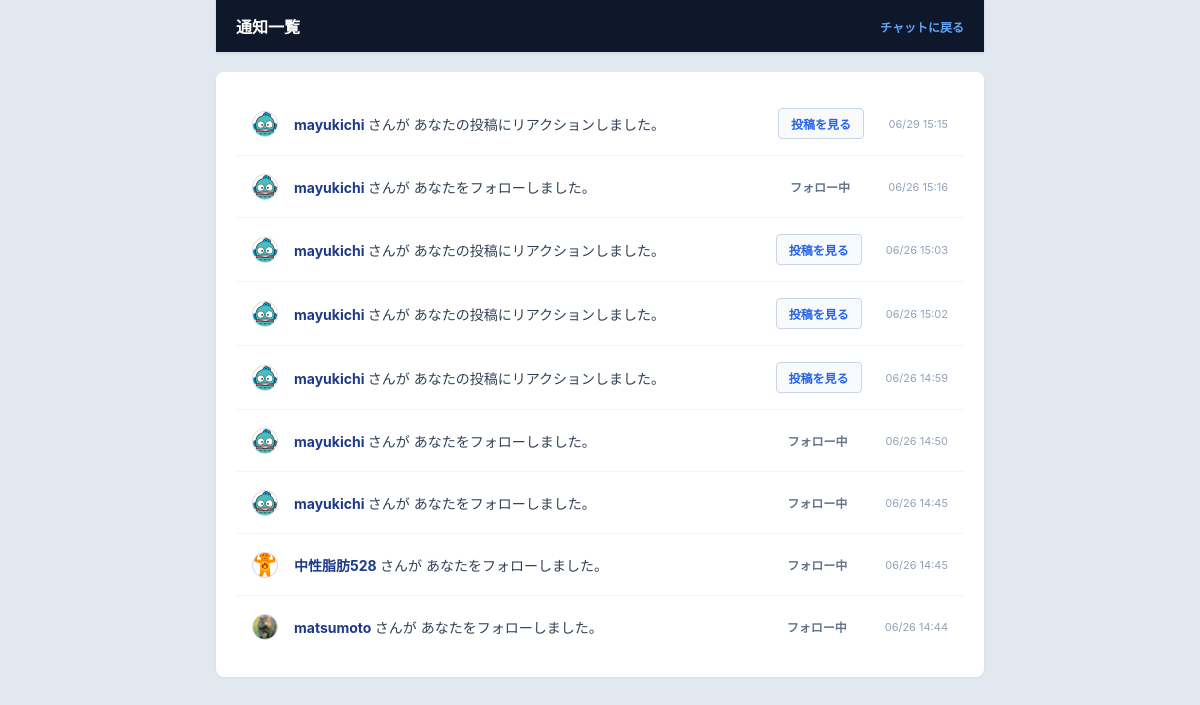
The app's page /notifications/ (signed in) with its own data.
### accounts/models.py (models this page shows, shortened)
class Notification(models.Model):
    receiver = models.ForeignKey(User, on_delete=models.CASCADE, related_name='notifications_received')
    sender = models.ForeignKey(User, on_delete=models.CASCADE, related_name='notifications_sent')
    notification_type = models.CharField(max_length=20)
    message_id = models.IntegerField(null=True, blank=True)
    is_read = models.BooleanField(default=False)
    created_at = models.DateTimeField(auto_now_add=True)
    class Meta:
        ordering = ['-created_at']

class Profile(models.Model):
    user = models.OneToOneField(User, on_delete=models.CASCADE)
    nickname = models.CharField('ユーザー名', max_length=50, blank=True)
    icon = models.ImageField('アイコン画像', upload_to='icons/', blank=True, null=True)
    following = models.ManyToManyField('self', symmetrical=False, related_name='followers', blank=True)

### chat/views.py (the view)
# urls.py: path('notifications/', chat_views.notification_list, name='notifications'),
@login_required
def notification_list(request):
    notifications = Notification.objects.filter(receiver=request.user)
    notifications.update(is_read=True)
    return render(request, 'chat/notifications.html', {'notifications': notifications})

### templates/chat/notifications.html (shortened to what this page needs)
{% load static %}
<!DOCTYPE html>
<html lang="ja">
<head>
    <link rel="stylesheet" href="{% static 'css/room.css' %}">
    <link rel="stylesheet" href="{% static 'css/notifications.css' %}">
</head>
<body>
    <div class="chat-header">
        <h1 class="chat-title">通知一覧</h1>
        <div class="user-status">
            <a href="{% url 'chat_room' %}" style="color: #60a5fa; font-weight: bold; text-decoration: none;" onmouseover="this.style.textDecoration='underline'" onmouseout="this.style.textDecoration='none'">
                チャットに戻る
            </a>
        </div>
    </div>
    <div class="notification-container">
        {% if not notifications %}
            <div class="empty-message">新しい通知はありません。</div>
        {% else %}
            {% for n in notifications %}
                <div class="notification-item">
                    <div class="msg-avatar-container">
                        {% if n.sender.profile.icon %}
                            <img src="{{ n.sender.profile.icon.url }}" class="msg-avatar" alt="アイコン" onclick="location.href='/profile/{{ n.sender.id }}/'" style="cursor: pointer;">
                        {% else %}
                            <div class="msg-avatar-default" onclick="location.href='/profile/{{ n.sender.id }}/'" style="cursor: pointer;">👤</div>
                        {% endif %}
                    </div>
                    <div class="notification-text">
                        <span class="notification-user-link" onclick="location.href='/profile/{{ n.sender.id }}/'">
                            {{ n.sender.profile.nickname|default:n.sender.username }}
                        </span> さんが
                        {% if n.notification_type == 'reply' %}
                            あなたの投稿にスレッドで返信しました。
                        {% elif n.notification_type == 'follow' %}
                            あなたをフォローしました。
                        {% elif n.notification_type == 'reaction' %}
                            あなたの投稿にリアクションしました。
                        {% else %}
                            あなたにアクションを行いました。
                        {% endif %}
                    </div>
                    {% if n.notification_type == 'follow' %}
                        <div class="noti-action-area">
                            {% if n.sender.profile in user.profile.following.all %}
                                <span class="noti-btn-status">フォロー中</span>
                            {% else %}
                                <button class="noti-btn-fallback" onclick="location.href='/profile/{{ n.sender.id }}/toggle-follow/'">
                                    フォローバック
                                </button>
                            {% endif %}
                        </div>
                    {% endif %}
                    {% if n.notification_type != 'follow' %}
                        <div class="noti-action-area">
                            <a href="/room/#msg-id-{{ n.message_id }}" class="noti-link-to-post">投稿を見る</a>
                        </div>
                    {% endif %}
                    <div class="notification-time">
                        {{ n.created_at|date:"m/d H:i" }}
                    </div>
                </div>
            {% endfor %}
        {% endif %}
    </div>
</body>
</html>

### static/css/room.css (style rules this page uses)
body { font-family: -apple-system, BlinkMacSystemFont, "Segoe UI", Roboto, "Helvetica Neue", Arial, sans-serif; margin: 0; padding: 0; color: #1e293b; font-size: 14px; background-color: #e2e8f0; display: flex; flex-direction: column; height: 100vh; align-items: center; }
.chat-header, #chat-box, .bottom-area { width: 100%; max-width: 768px; box-sizing: border-box; }
.chat-header { background-color: #0f172a; color: white; padding: 14px 20px; display: flex; justify-content: space-between; align-items: center; box-shadow: 0 1px 3px rgba(0,0,0,0.1); z-index: 10; }
.chat-title { font-size: 16px; font-weight: bold; margin: 0; }
.user-status { font-size: 12px; display: flex; align-items: center; gap: 10px; }
.msg-avatar-container { display: inline-block; vertical-align: middle; }
.msg-avatar { width: 24px; height: 24px; border-radius: 50%; object-fit: cover; display: block; border: 1px solid #cbd5e1; }

### static/css/notifications.css (style rules this page uses)
.notification-container { background: #ffffff; padding: 20px; border-radius: 8px; box-shadow: 0 1px 3px rgba(0,0,0,0.05); margin: 20px 0; width: 100%; max-width: 768px; box-sizing: border-box; }
.notification-item { display: flex; align-items: center; gap: 16px; padding: 16px; border-bottom: 1px solid #f1f5f9; box-sizing: border-box; width: 100%; }
.notification-item:last-child { border-bottom: none; }
.notification-text { font-size: 14px; color: #334155; flex: 1; word-break: break-all; }
.notification-user-link { color: #1e3a8a; font-weight: bold; cursor: pointer; text-decoration: none; }
.noti-action-area { margin-right: 8px; flex-shrink: 0; }
.noti-btn-status { font-size: 12px; color: #64748b; font-weight: bold; padding: 6px 14px; display: inline-block; }
.notification-time { font-size: 11px; color: #94a3b8; flex-shrink: 0; text-align: right; min-width: 60px; }
.noti-link-to-post { color: #2563eb; font-size: 12px; font-weight: bold; text-decoration: none; padding: 6px 12px; border: 1px solid #cbd5e1; border-radius: 4px; background-color: #f8fafc; transition: all 0.2s; display: inline-block; }

### records on screen
Notification: sender.profile.icon (picture), sender.profile.nickname "mayukichi", notification_type "あなたの投稿にリアクションしました。", created_at "06/29 15:15"
Notification: sender.profile.icon (picture), sender.profile.nickname "mayukichi", notification_type "あなたをフォローしました。", created_at "06/26 15:16"
Notification: sender.profile.icon (picture), sender.profile.nickname "mayukichi", notification_type "あなたの投稿にリアクションしました。", created_at "06/26 15:03"
Notification: sender.profile.icon (picture), sender.profile.nickname "mayukichi", notification_type "あなたの投稿にリアクションしました。", created_at "06/26 15:02"
Notification: sender.profile.icon (picture), sender.profile.nickname "mayukichi", notification_type "あなたの投稿にリアクションしました。", created_at "06/26 14:59"
Notification: sender.profile.icon (picture), sender.profile.nickname "mayukichi", notification_type "あなたをフォローしました。", created_at "06/26 14:50"
Notification: sender.profile.icon (picture), sender.profile.nickname "mayukichi", notification_type "あなたをフォローしました。", created_at "06/26 14:45"
Notification: sender.profile.icon (picture), sender.profile.nickname "中性脂肪528", notification_type "あなたをフォローしました。", created_at "06/26 14:45"
Notification: sender.profile.icon (picture), sender.profile.nickname "matsumoto", notification_type "あなたをフォローしました。", created_at "06/26 14:44"
